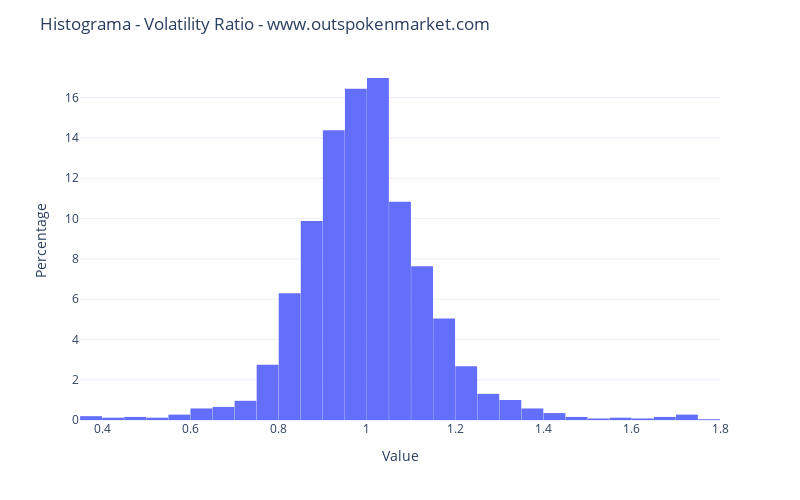

The cell this chart's notebook holds for it:
### Code cell
# Criar um histograma
fig = px.histogram(df1, x = "Volatility_Ratio", nbins = 60, color_discrete_sequence = ["#636EFA"], histnorm = "percent")

# Personalizar a aparência
fig.update_layout(
    height = 500, width = 800
    ,title = "Histograma - Volatility Ratio - www.outspokenmarket.com"
    ,xaxis_title = "Value"
    ,yaxis_title = "Percentage"
    ,bargap = 0.01  # Gap between bars
    ,template = "plotly_white"
)

# Plot grafico
fig.show()

### Figure 1 — Plotly figure (JSON) as saved in the notebook; plotly's stock layout.template omitted (floating-point values rounded to 4 significant figures; data arrays with more than 128 entries replaced by an {"elided": "..."} marker saying what was removed)
{"data": [{"alignmentgroup": "True", "bingroup": "x", "histnorm": "percent", "hovertemplate": "Volatility_Ratio=%{x}<br>percent=%{y}<extra></extra>", "legendgroup": "", "marker": {"color": "#636EFA", "pattern": {"shape": ""}}, "name": "", "nbinsx": 60, "offsetgroup": "", "orientation": "v", "showlegend": false, "type": "histogram", "x": {"elided": "2621 float values"}, "xaxis": "x", "yaxis": "y"}], "layout": {"bargap": 0.01, "barmode": "relative", "height": 500, "legend": {"tracegroupgap": 0}, "margin": {"t": 60}, "title": {"text": "Histograma - Volatility Ratio - www.outspokenmarket.com"}, "width": 800, "xaxis": {"anchor": "y", "autorange": true, "domain": [0, 1], "range": [0.35, 1.8], "title": {"text": "Value"}, "type": "linear"}, "yaxis": {"anchor": "x", "autorange": true, "domain": [0, 1], "range": [0, 17.87], "title": {"text": "Percentage"}}}}
